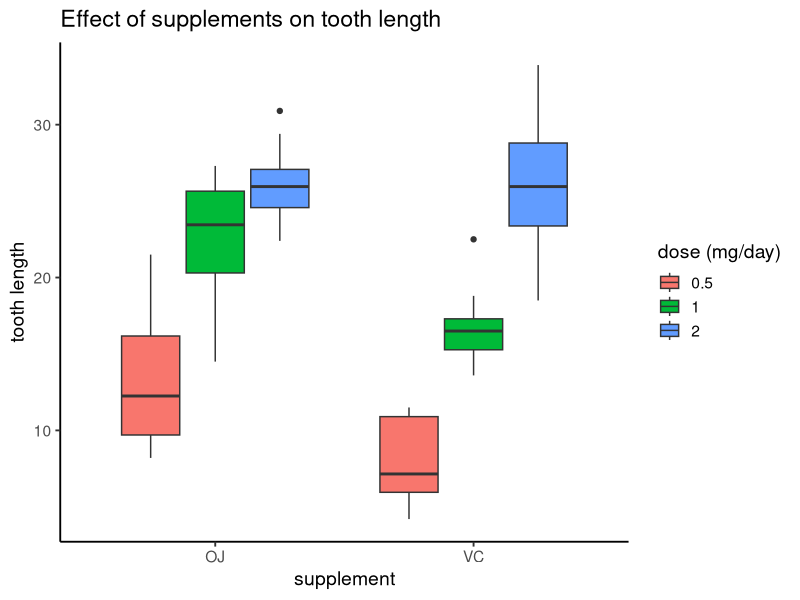

Recreate this plot in R.
## ---- chunk 1
knitr::opts_chunk$set(echo = TRUE, eval = TRUE)
## ---- chunk 2
library(tidyverse)
## ---- chunk 3
titanic <- data.frame(Titanic)

str(titanic)
## ---- chunk 4
child <- sum(titanic[which(titanic$Age == "Child"),]$Freq)
## ---- chunk 5
adult <- sum(titanic[which(titanic$Age == "Adult"),]$Freq)
## ---- chunk 6
female <- sum(titanic[which(titanic$Age == "Adult" & titanic$Sex == "Female"),]$Freq)

male <- sum(titanic[which(titanic$Age == "Adult" & titanic$Sex == "Male"),]$Freq)
## ---- chunk 7
ch_surv <- sum(titanic[which(titanic$Age == "Child" & titanic$Survived == "Yes"),]$Freq) / sum(titanic[which(titanic$Age == "Child"),]$Freq)

ad_surv <- sum(titanic[which(titanic$Age == "Adult" & titanic$Survived == "Yes"),]$Freq) / sum(titanic[which(titanic$Age == "Adult"),]$Freq)

ch_greater <- ch_surv>ad_surv
## ---- chunk 8
summary <- group_by(titanic, Class, Survived) %>%
  summarise(Total = sum(Freq)) %>%
  spread(key = Survived, value = Total) %>%
  rename(Died = No, Survived = Yes) %>%
  mutate(Survival_rate = Survived / (Survived + Died)) %>%
  arrange()
## ---- chunk 9
print(summary)
## ---- chunk 10
best_surv <- range(summary$Survival_rate)[2]

name_best <- summary[which(summary$Survival_rate == best_surv),]$Class
## ---- chunk 11
dat <- read.table(file = "./data/guinea_pigs_tooth_growth.txt", sep = "\t", header = TRUE)
## ---- chunk 12
str(dat)
## ---- chunk 13
# To separate the graph by dose, first make dose a factor
dat$dose <- as.factor(dat$dose)

ggplot(dat, aes(supp, len)) +
  geom_boxplot(aes(fill = dose)) +
  theme_classic(base_size = 14) +
  labs(x = "supplement", y = "tooth length", fill = "dose (mg/day)") +
  ggtitle("Effect of supplements on tooth length")
